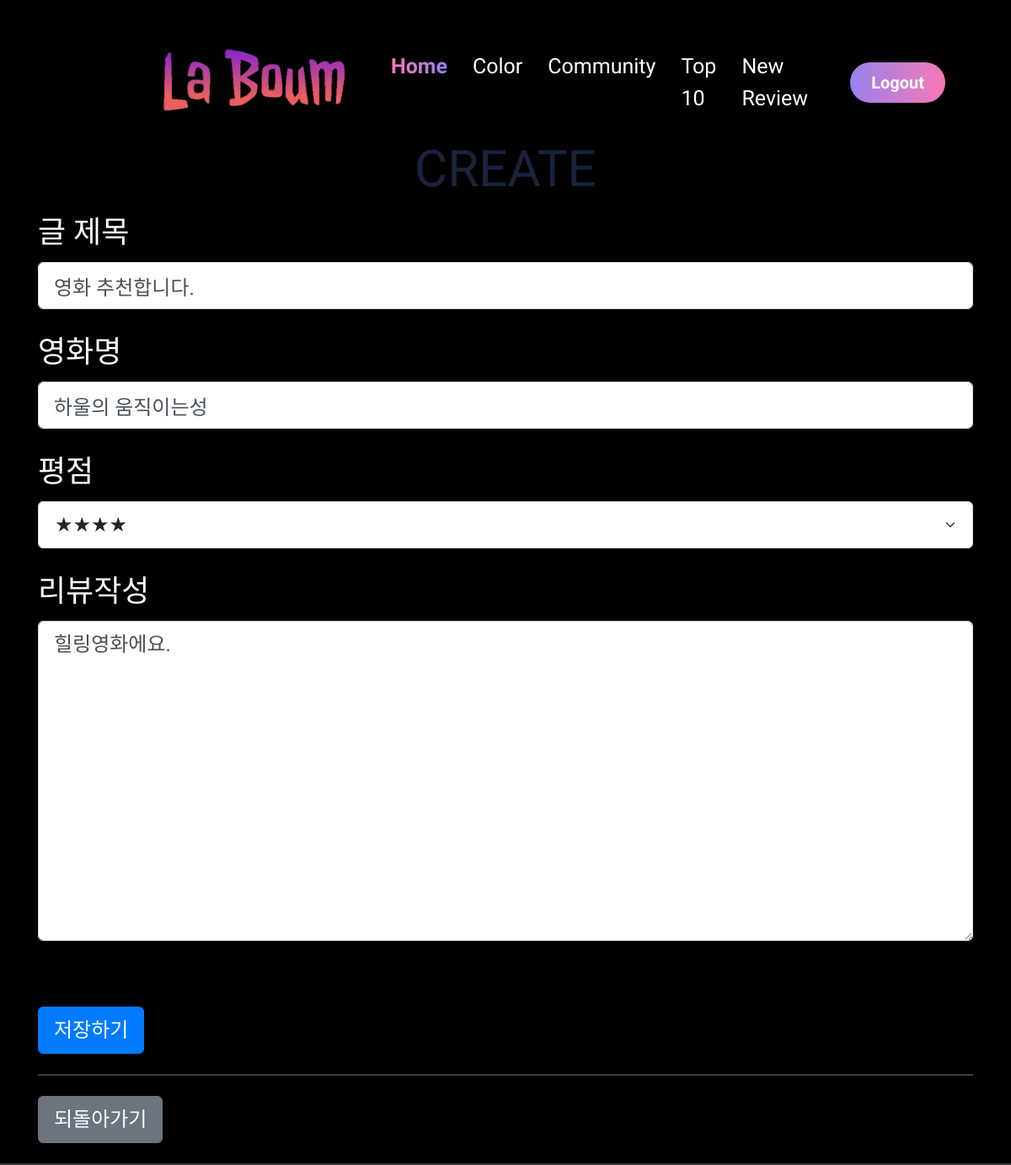
Screenshot of /community/1/update/ (signed in) with the database file from the repository.
### community/models.py (models this page shows)
class Review(models.Model):
    RANKS = [
        (1, '★'),
        (2, '★★'),
        (3, '★★★'),
        (4, '★★★★'),
        (5, '★★★★★'),
    ]
    title = models.CharField(max_length=100)
    movie_title = models.CharField(max_length=50)
    rank = models.IntegerField(choices=RANKS, default=5)
    content = models.TextField()
    created_at = models.DateTimeField(auto_now_add=True)
    updated_at = models.DateTimeField(auto_now=True)
    user = models.ForeignKey(settings.AUTH_USER_MODEL, on_delete=models.CASCADE)
    like_users = models.ManyToManyField(settings.AUTH_USER_MODEL, related_name='like_reviews')

### community/views.py (the view)
# urls.py: path('<int:review_pk>/update/', views.update_review, name='update_review'),
@login_required
@require_http_methods(['GET', 'POST'])
def update_review(request, review_pk):
    review = get_object_or_404(Review, pk=review_pk)
    if request.user == review.user:
        if request.method == 'POST':
            form = ReviewForm(request.POST, instance=review)
            if form.is_valid():
                review = form.save()
                return redirect('community:detail', review.pk)
        else:
            form = ReviewForm(instance=review)
        context = {'form': form,
                   'review': review,}
        return render(request, 'community/create.html', context)
    else:
        return redirect('community:detail', review.pk)

### community/forms.py
class ReviewForm(forms.ModelForm):
    class Meta:
        model = Review
        fields = ['title', 'movie_title', 'rank', 'content']
        widgets = {
            'title': forms.TextInput(attrs={'placeholder':'글의 제목을 작성하세요'}),
            'movie_title': forms.TextInput(attrs={'placeholder':'영화명을 작성하세요'}),
            'content': forms.Textarea(attrs={'placeholder':'리뷰를 작성하세요'}),
        }
        labels = {
            'title' : '글 제목',
            'movie_title' : '영화명',
            'rank': '평점',
            'content':'리뷰작성',
        }

### community/templates/community/create.html (shortened to what this page needs)
{% extends 'base.html' %}
{% load bootstrap5 %}
{% load static %}
{% block link %}
  <link rel="stylesheet" href="{% static 'community/create.css' %}">
{% endblock link %}
{% block content %}
  <h1 class="text-center">CREATE</h1>
  <div classs="container">
    <form action="" method="POST" class="container">
      {% bootstrap_form form %}
      <br>
      <button type="submit" class="btn btn-primary">저장하기</button>
    </form>
      <div class="container">
      <hr>
      <a href="{% url 'community:index' %}" >
      <button class="btn btn-secondary">되돌아가기</button>
      </a>
      </div>
  </div>
{% endblock %}

### community/static/community/create.css (style rules this page uses)
* { color:black; }
label { display: inline-block; height: 50px; width: 220px; }
input { margin-bottom: 1em; }
button { display: inline-block; }

### templates/base.html (style rules this page uses)
* { font-family:'Gowun Dodum', sans-serif; font-size:1.5rem; color:white; }

### rows the page displays
Review: title "영화 추천합니다.", movie_title "하울의 움직이는성", rank "★★★★", content "힐링영화에요."
